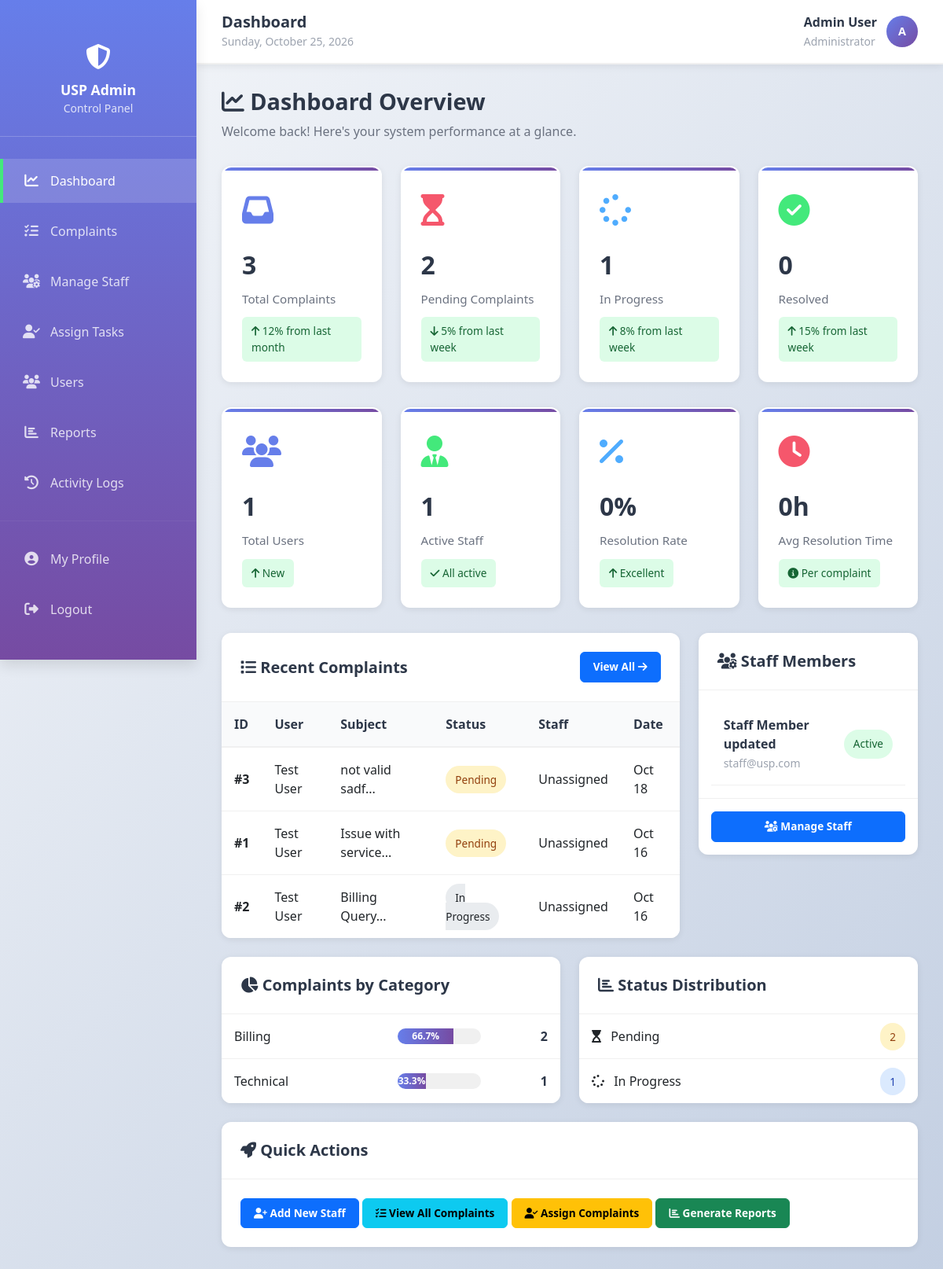
/USP_Feedback-3/admin/admin_dashboard.php (signed in), run on the app's committed database.
### tables this page shows
CREATE TABLE `complaints` (
  `complaint_id` int(11) NOT NULL AUTO_INCREMENT,
  `user_id` int(11) NOT NULL,
  `subject` varchar(200) NOT NULL,
  `category` varchar(100) NOT NULL,
  `message` longtext NOT NULL,
  `status` enum('Pending','In Progress','Resolved') DEFAULT 'Pending',
  `assigned_staff` int(11) DEFAULT NULL,
  `solution` longtext DEFAULT NULL,
  `created_at` timestamp NULL DEFAULT current_timestamp(),
  `resolved_at` timestamp NULL DEFAULT NULL,
  PRIMARY KEY (`complaint_id`),
  KEY `user_id` (`user_id`),
  KEY `assigned_staff` (`assigned_staff`),
  CONSTRAINT `fk_161` FOREIGN KEY (`user_id`) REFERENCES `users` (`id`) ON DELETE CASCADE,
  CONSTRAINT `fk_162` FOREIGN KEY (`assigned_staff`) REFERENCES `users` (`id`) ON DELETE SET NULL
);

CREATE TABLE `users` (
  `id` int(11) NOT NULL AUTO_INCREMENT,
  `name` varchar(100) NOT NULL,
  `email` varchar(100) NOT NULL,
  `password` varchar(255) NOT NULL,
  `role` enum('admin','staff','user') NOT NULL DEFAULT 'user',
  `status` enum('active','inactive') DEFAULT 'active',
  `created_at` timestamp NULL DEFAULT current_timestamp(),
  `updated_at` timestamp NULL DEFAULT current_timestamp() ON UPDATE current_timestamp(),
  PRIMARY KEY (`id`),
  UNIQUE KEY `email` (`email`)
);

### USP_Feedback-3/admin/admin_dashboard.php (the view, shortened to what the rows shown need)
<?php
include '../config/db_connect.php';
$recent_complaints_query = "
    SELECT c.complaint_id, c.subject, c.status, c.created_at, u.name as user_name,
           CASE WHEN c.assigned_staff IS NOT NULL THEN (SELECT name FROM users WHERE id = c.assigned_staff) ELSE 'Unassigned' END as staff_name
    FROM complaints c
    JOIN users u ON c.user_id = u.id
    ORDER BY c.created_at DESC
    LIMIT 8
";
$recent_complaints = mysqli_fetch_all(mysqli_query($conn, $recent_complaints_query), MYSQLI_ASSOC) ?? [];
$staff_query = "SELECT id, name, email, status, created_at FROM users WHERE role = 'staff' ORDER BY created_at DESC LIMIT 5";
$staff_members = mysqli_fetch_all(mysqli_query($conn, $staff_query), MYSQLI_ASSOC) ?? [];
?>
<!DOCTYPE html>
<html lang="en">
<head>
    <link href="https://cdn.jsdelivr.net/npm/bootstrap@5.3.0/dist/css/bootstrap.min.css" rel="stylesheet">
    <link rel="stylesheet" href="https://cdnjs.cloudflare.com/ajax/libs/font-awesome/6.4.0/css/all.min.css">
    <link rel="stylesheet" href="https://cdnjs.cloudflare.com/ajax/libs/Chart.js/3.9.1/chart.min.css">
    <link rel="stylesheet" href="../css/style.css">
<link rel="stylesheet" href="../css/responsive.css">
</head>
<body>
    <div class="main-content">
        <div class="page-header">
            <h2><i class="fas fa-chart-line"></i> Dashboard Overview</h2>
        </div>
        <div class="row mt-4">
            <div class="col-lg-8">
                <div class="data-table">
                    <table class="table table-hover">
                        <thead>
                            <tr>
                                <th>ID</th>
                                <th>User</th>
                                <th>Subject</th>
                                <th>Status</th>
                                <th>Staff</th>
                                <th>Date</th>
                            </tr>
                        </thead>
                        <tbody>
                            <?php if (count($recent_complaints) > 0): ?>
                                <?php foreach ($recent_complaints as $complaint): ?>
                                    <tr>
                                        <td><strong>#<?php echo $complaint['complaint_id']; ?></strong></td>
                                        <td><?php echo htmlspecialchars($complaint['user_name']); ?></td>
                                        <td><?php echo htmlspecialchars(substr($complaint['subject'], 0, 25)); ?>...</td>
                                        <td>
                                            <?php
                                            $status_class = 'badge-' . strtolower($complaint['status']);
                                            ?>
                                            <span class="badge-status <?php echo $status_class; ?>">
                                                <?php echo $complaint['status']; ?>
                                            </span>
                                        </td>
                                        <td><?php echo htmlspecialchars($complaint['staff_name']); ?></td>
                                        <td><?php echo date('M d', strtotime($complaint['created_at'])); ?></td>
                                    </tr>
                                <?php endforeach; ?>
                            <?php endif; ?>
                        </tbody>
                    </table>
                </div>
            </div>
            <div class="col-lg-4">
                <div class="data-table">
                    <div style="padding: 1rem;">
                        <?php if (count($staff_members) > 0): ?>
                            <?php foreach ($staff_members as $staff): ?>
                                <div style="padding: 1rem; border-bottom: 1px solid #f0f0f0; display: flex; justify-content: space-between; align-items: center;">
                                    <div>
                                        <p style="margin: 0; font-weight: 600; color: var(--dark);">
                                            <?php echo htmlspecialchars($staff['name']); ?>
                                        </p>
                                        <small style="color: #9ca3af;"><?php echo htmlspecialchars($staff['email']); ?></small>
                                    </div>
                                    <span class="badge-status badge-<?php echo $staff['status']; ?>">
                                        <?php echo ucfirst($staff['status']); ?>
                                    </span>
                                </div>
                            <?php endforeach; ?>
                        <?php else: ?>
                            <p class="text-center text-muted py-4">
                                <i class="fas fa-user-slash"></i> No staff members
                            </p>
                        <?php endif; ?>
                    </div>
                </div>
            </div>
        </div>
    </div>
</body>
</html>

### data on the page
complaints: complaint_id "3", user.name "Test User", subject "not valid sadf", status "Pending", staff_name "Unassigned", created_at "Oct 18"
complaints: complaint_id "1", user.name "Test User", subject "Issue with service", status "Pending", staff_name "Unassigned", created_at "Oct 16"
complaints: complaint_id "2", user.name "Test User", subject "Billing Query", status "In Progress", staff_name "Unassigned", created_at "Oct 16"
users: name "Staff Member updated", email "staff@usp.com", status "Active"

### other printed values
$_SESSION['user_name'] "Admin User"
substr($_SESSION['user_name'], 0, 1) "A"
$total_complaints "3"
$pending "2"
$in_progress "1"
$resolved "0"
$total_users "1"
$total_staff "1"
$resolution_rate "0"
$avg_resolution "0"
$cat['category'] "Billing"
$percentage "66.7"
$cat['count'] "2"
$cat['category'] "Technical"
$percentage "33.3"
